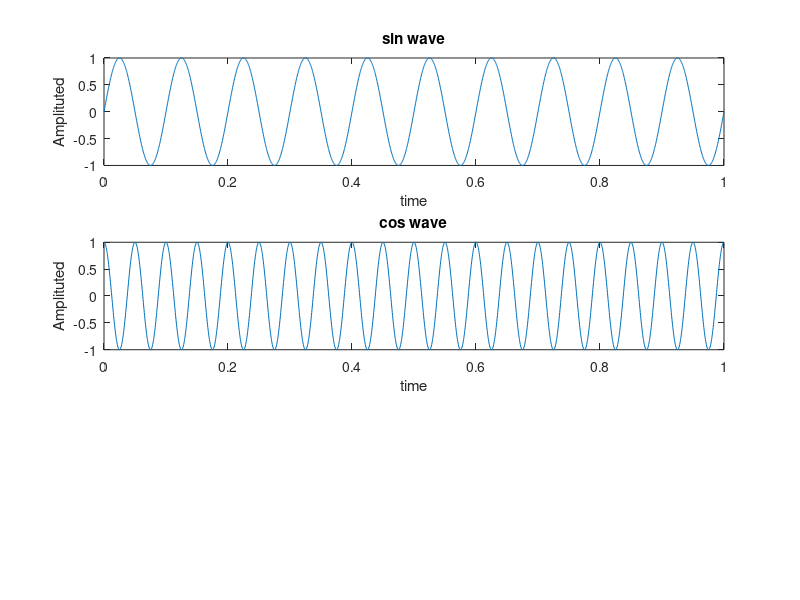

Write MATLAB code to recreate this figure. (Note: this script raises an error after producing the figure.)
f1=10;
f2=20;
fs=2000;
timeAxis=0: 1/fs: 1;
signal_1=sin(2*pi*f1*timeAxis);

subplot(3,1,1);
plot(timeAxis,signal_1);
xlabel('time');
ylabel('Amplituted');
title('sin wave');


signal_2=cos(2*pi*f2*timeAxis);

subplot(3,1,2);
plot(timeAxis,signal_2);
xlabel('time');
ylabel('Amplituted');
title('cos wave');


signal_3=signal+signal_2;

subplot(3,1,3);
plot(timeAxis,signal_3);
xlabel('time');
ylabel('Amplituted');
title('signal_3');
